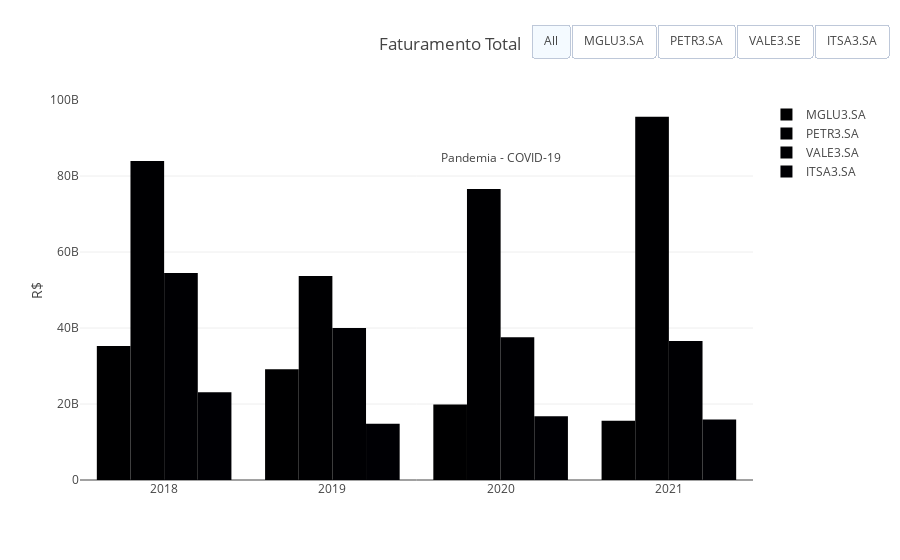

Notebook code for this chart:
### Code cell
# Total Revenue
"""
stocks3 = ['MGLU3.SA','PETR3.SA','VALE3.SA','ITSA3.SA']

df3 = pd.DataFrame()
for stock in stocks3:
    tick = yf.Ticker(stock)
    df3[stock]=tick.income_stmt.T['Total Revenue']
"""
fig3 = go.Figure()

for stock in stocks3:
    fig3.add_trace(go.Bar(x = [2018,2019,2020,2021],y=df3[stock], name=stock))

selector2 = [
    {'label':stocks3[0],'method':'update','args':[{'visible':[True,False, False,False]}]},
    {'label':stocks3[1],'method':'update','args':[{'visible':[False,True, False,False]}]},
    {'label':stocks3[2],'method':'update','args':[{'visible':[False, False, True,False]}]},
    {'label':stocks3[3],'method':'update','args':[{'visible':[False, False,False, True]}]}
]

fig3.update_layout(
    updatemenus = [{'buttons':dropdown,'type':'buttons','direction':'left', 'yanchor':"top", 'y':1.2,'xanchor':'right','x':1.2}],title='Faturamento Total', 
)

fig3.add_annotation(x=2020, y=85000000000,
            text="Pandemia - COVID-19",
            showarrow=False)

fig3.update_yaxes(range=[0, 100000000000], title='R$')



fig3.show()

### Figure 1 — Plotly figure (JSON) as saved in the notebook; plotly's stock layout.template omitted (floating-point values rounded to 4 significant figures)
{"data": [{"name": "MGLU3.SA", "type": "bar", "x": [2018, 2019, 2020, 2021], "y": [35278150000, 29177113000, 19886310000, 15590444000]}, {"name": "PETR3.SA", "type": "bar", "x": [2018, 2019, 2020, 2021], "y": [83966000000, 53683000000, 76589000000, 95584000000]}, {"name": "VALE3.SA", "type": "bar", "x": [2018, 2019, 2020, 2021], "y": [54502000000, 40018000000, 37570000000, 36575000000]}, {"name": "ITSA3.SA", "type": "bar", "x": [2018, 2019, 2020, 2021], "y": [23084000000, 14793000000, 16763000000, 15907000000]}], "layout": {"annotations": [{"showarrow": false, "text": "Pandemia - COVID-19", "x": 2020, "y": 85000000000}], "title": {"text": "Faturamento Total"}, "updatemenus": [{"buttons": [{"args": [{"visible": [true, true, true, true]}], "label": "All", "method": "update"}, {"args": [{"visible": [true, false, false, false]}], "label": "MGLU3.SA", "method": "update"}, {"args": [{"visible": [false, true, false, false]}], "label": "PETR3.SA", "method": "update"}, {"args": [{"visible": [false, false, true, false]}], "label": "VALE3.SE", "method": "update"}, {"args": [{"visible": [false, false, false, true]}], "label": "ITSA3.SA", "method": "update"}], "direction": "left", "type": "buttons", "x": 1.2, "xanchor": "right", "y": 1.2, "yanchor": "top"}], "yaxis": {"range": [0, 100000000000], "title": {"text": "R$"}}}}
